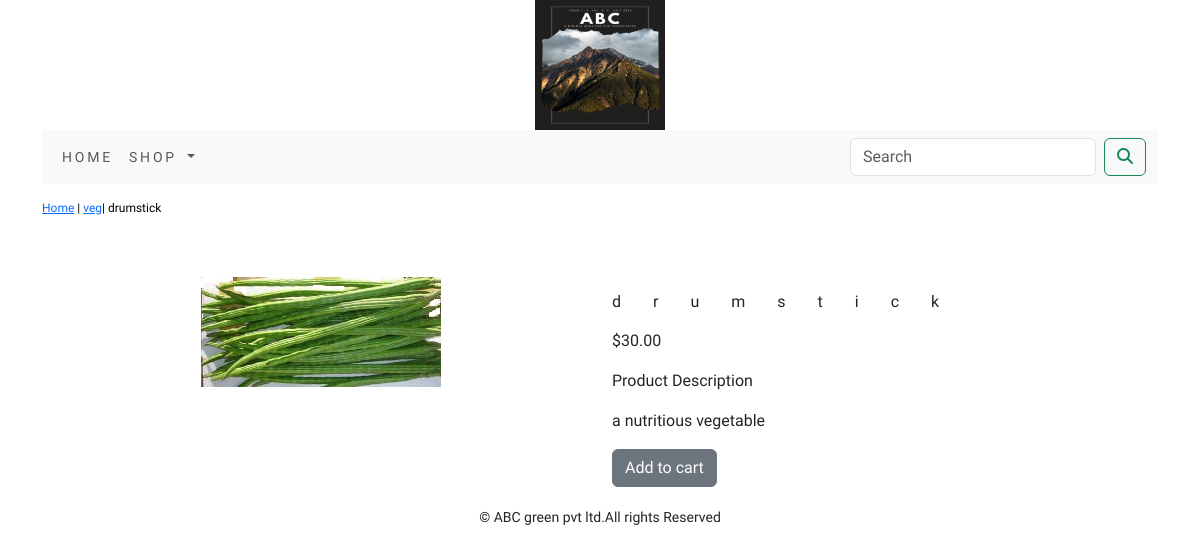
/shop/veg/drumstick/, run on the app's committed database.
### shop/models.py (models this page shows, shortened)
class Product(models.Model):
    name=models.CharField(max_length=250,unique=True)
    slug=models.SlugField(max_length=250,unique=True)
    description=models.TextField(blank=True)
    price=models.DecimalField(max_digits=10,decimal_places=2)
    category=models.ForeignKey(Category,on_delete=models.CASCADE)
    image=models.ImageField(upload_to='product',blank=True)
    stock=models.IntegerField()
    available=models.BooleanField(default=True)
    created=models.DateTimeField(auto_now_add=True)
    updated=models.DateTimeField(auto_now=True)
    class Meta:
        ordering=('name',)
        verbose_name='product'
        verbose_name_plural='products'

class Category(models.Model):
    name=models.CharField(max_length=250,unique=True)
    slug=models.SlugField(max_length=250,unique=True)
    description=models.TextField(blank=True)
    image=models.ImageField(upload_to='category',blank=True)
    class Meta:
        ordering=('name',)
        verbose_name='category'
        verbose_name_plural='categories'
    def get_url(self):
        return reverse('shop:product_by_category',args=[self.slug])
    def __str__(self):
        return  '{}'.format(self.name)

### shop/views.py (the view)
# urls.py: path('<slug:c_slug>/<slug:product_slug>/', views.proDetail,name='proDetail'),
def proDetail(request,c_slug,product_slug):
    try:
        product=Product.objects.get(category__slug=c_slug,slug=product_slug)
    except Exception as e:
        raise e
    return render(request,'product.html',{'product':product})

### cart/context_processors.py (called while the page is built)
def counter(request):
    item_count=0
    if 'admin' in request.path:
        return {}
    else:
        try:
            cart=Cart.objects.filter(cart_id=_cart_id(request))
            cart_items=CartItem.objects.all().filter(cart=cart[:1])
            for cart_item in cart_items:
                item_count +=cart_item.quantity
        except Cart.DoesNotExit:
            item_count =0
    return dict(item_count=item_count)

### cart/views.py (called while the page is built)
def _cart_id(request):
    cart=request.session.session_key
    if not cart:
        cart=request.session.create()
    return cart

### shop/context_processors.py (called while the page is built)
def menu_links(request):
    links=Category.objects.all()
    return  dict(links=links)

### templates/product.html (shortened to what this page needs)
{% extends 'base.html' %}
{% load static %}
{% block content %}
<div class="row my_prod_row_class" style="padding-top:15px;
padding-bottom:20px">
  <div class="mx_auto" style="color:#000;
font-size:12px;
text-decoration:none;">
    <p><a href="{% url 'shop:allProdCat' %}">Home</a> | <a href="{{product.category.get_url}}">{{product.category}}</a>| {{product.name}}</p>
  </div>
</div>
<div class="container">
<br>
<div class="row">
  <div class="col-12 col-sm-12 col-md-12 col-lg-6 text-center">
    <div style="min-width:18rem">
      <img src="{{product.image.url}}" alt="{{product.name}}" style="width:45%;height:50%;">
    </div>
  </div>
<br><br>
    <div class="col-12 col-sm-12 col-md-12 col-lg-6">
      <div>
      <h1 class="my_prod_title" style="font-size:16px;
text_transform:uppercase;
letter-spacing:2em;
padding-top:15px;
padding-bottom:10px;">{{product.name}}</h1>
      <p>${{product.price}}</p>
      <p class="my_title">Product Description</p>
      <p class="text-justify my_prod_text" style="padding-right:20px;">{{product.description}}</p>
        {% if product.stock <= 0 %}
      <p class="text-justify my_prod_text" style="padding-right:20px;"><b>Out of stock</b></p>
      {% else %}
      <a class="btn btn-secondary" href="{% url 'cart:add_cart' product.id %}">Add to cart</a>
      {% endif %}
    </div>
  </div>
  </div>
</div>
{% endblock %}

### templates/base.html (style rules this page uses)
body { font-family: 'Phudu', cursive; }

### data on the page
Product: category "veg", name "drumstick", image (picture), price "30.00", description "a nutritious vegetable"
